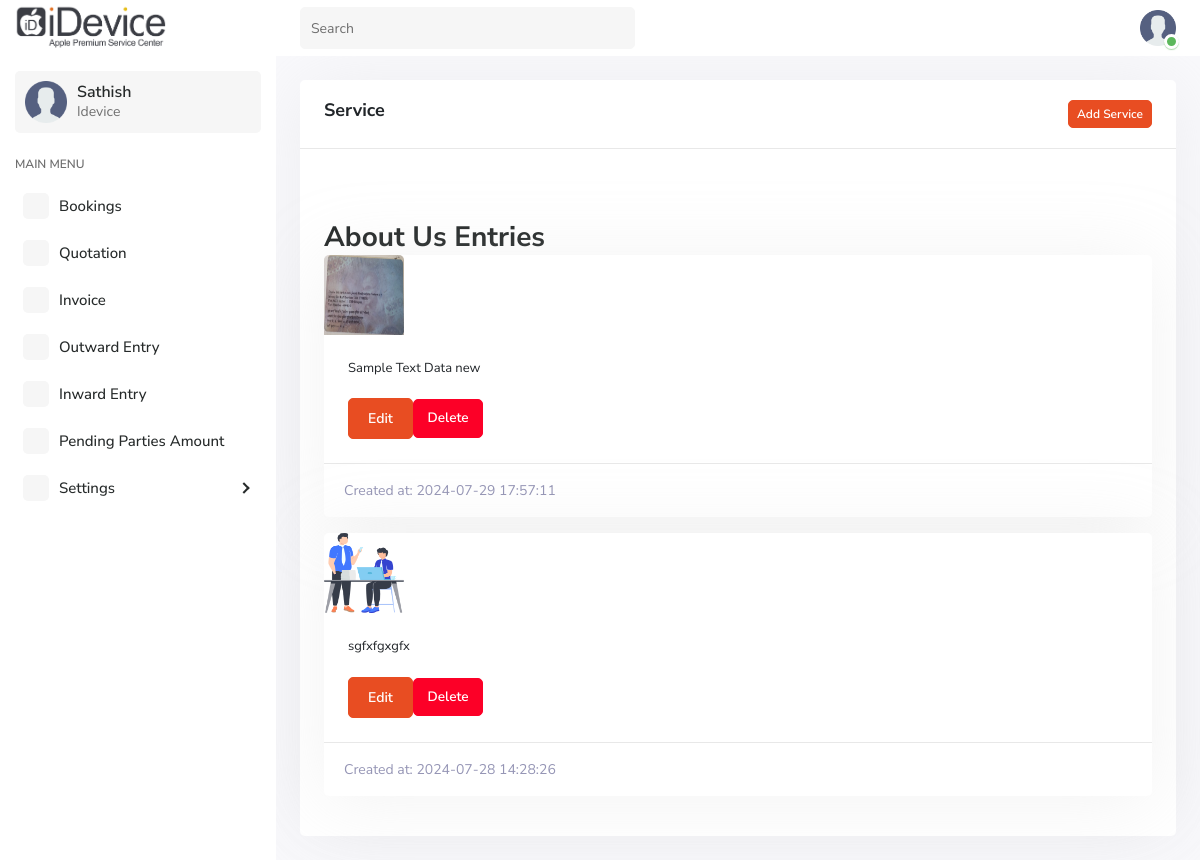
Screenshot of /admin/services.php with the database file from the repository.
### tables this page shows
CREATE TABLE `about_us` (
  `id` int(11) NOT NULL,
  `image_url` varchar(255) NOT NULL,
  `about_text` text NOT NULL,
  `created_at` timestamp NOT NULL DEFAULT current_timestamp()
);

### admin/services.php (the view, shortened to what this page needs)
<?php include("includes/header.php");
include("includes/top_header.php");
include("includes/sidebar.php");  ?>
 <div class="page-wrapper cardhead">
        <div class="content container-fluid">
            <div class="row">
                <div class="col-md-12">
                    <div class="card">
                        <div class="card-header">
                            <div class="row">
										<div class="col-md-5 col-sm-4">
                                        <h5 class="card-title">Service</h5>
										</div>
										<div class="col-md-7 col-sm-8 text-end">
                                            <a href="javascript:void(0);" class="btn btn-primary add-popup btn-sm"  data-id="1" data-bs-toggle="modal" data-bs-target="#addService"><i class="ti ti-square-rounded-plus"></i>Add Service</a>
										</div>
									</div>
                        </div>
                        <div class="card-body">
<div class="mt-5">
        <h2>About Us Entries</h2>
        <?php
        $result = $conn->query("SELECT * FROM about_us ORDER BY created_at DESC");
        if ($result->num_rows > 0) {
            while ($row = $result->fetch_assoc()) {
                echo '<div class="card mb-3">';
                echo '<img src="' . htmlspecialchars($row['image_url']) . '" class="card-img-top" alt="Image" style="height: 80px;width: 80px;">';
                echo '<div class="card-body">';
                echo '<p class="card-text">' . htmlspecialchars($row['about_text']) . '</p>';
                echo '<button type="button" class="btn btn-primary edit-btn" data-id="' . $row['id'] . '" data-bs-toggle="modal" data-bs-target="#editModal">Edit</button>';
                echo '<button type="button" class="btn btn-danger delete-btn" data-id="' . $row['id'] . '">Delete</button>';
                echo '</div>';
                echo '<div class="card-footer text-muted">';
                echo 'Created at: ' . htmlspecialchars($row['created_at']);
                echo '</div>';
                echo '</div>';
            }
        } else {
            echo "No entries found.";
        }
        ?>
    </div>
                    </div>
                </div>
            </div>
        </div>
    </div>
<?php include("includes/footer.php");  ?>

### rows the page displays
about_us: image_url (picture), about_text "Sample Text Data new", created_at "2024-07-29 17:57:11"
about_us: image_url (picture), about_text "sgfxfgxgfx", created_at "2024-07-28 14:28:26"
